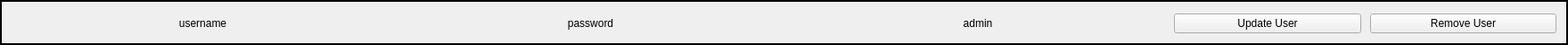
<?xml version="1.0" encoding="UTF-8"?>
<ui version="4.0">
 <class>Form</class>
 <widget class="QWidget" name="Form">
  <property name="geometry">
   <rect>
    <x>0</x>
    <y>0</y>
    <width>1759</width>
    <height>50</height>
   </rect>
  </property>
  <property name="windowTitle">
   <string>Form</string>
  </property>
  <widget class="QGroupBox" name="userDescriptionBox">
   <property name="geometry">
    <rect>
     <x>0</x>
     <y>0</y>
     <width>1759</width>
     <height>50</height>
    </rect>
   </property>
   <property name="styleSheet">
    <string notr="true">#userDescriptionBox{
	border: 2px solid black;
	padding: 0;
	margin: 0;
}</string>
   </property>
   <layout class="QHBoxLayout" name="horizontalLayout_2">
    <property name="leftMargin">
     <number>10</number>
    </property>
    <property name="topMargin">
     <number>0</number>
    </property>
    <property name="rightMargin">
     <number>10</number>
    </property>
    <property name="bottomMargin">
     <number>0</number>
    </property>
    <item>
     <widget class="QLabel" name="userName">
      <property name="text">
       <string>&lt;html&gt;&lt;head/&gt;&lt;body&gt;&lt;p align=&quot;center&quot;&gt;username&lt;/p&gt;&lt;/body&gt;&lt;/html&gt;</string>
      </property>
     </widget>
    </item>
    <item>
     <widget class="QLabel" name="userPassword">
      <property name="text">
       <string>&lt;html&gt;&lt;head/&gt;&lt;body&gt;&lt;p align=&quot;center&quot;&gt;password&lt;/p&gt;&lt;/body&gt;&lt;/html&gt;</string>
      </property>
     </widget>
    </item>
    <item>
     <widget class="QLabel" name="userType">
      <property name="text">
       <string>&lt;html&gt;&lt;head/&gt;&lt;body&gt;&lt;p align=&quot;center&quot;&gt;admin&lt;/p&gt;&lt;/body&gt;&lt;/html&gt;</string>
      </property>
     </widget>
    </item>
    <item>
     <layout class="QHBoxLayout" name="horizontalLayout_3">
      <property name="spacing">
       <number>10</number>
      </property>
      <item>
       <widget class="QPushButton" name="updateUser">
        <property name="text">
         <string>Update User</string>
        </property>
       </widget>
      </item>
      <item>
       <widget class="QPushButton" name="removeUser">
        <property name="text">
         <string>Remove User</string>
        </property>
       </widget>
      </item>
     </layout>
    </item>
   </layout>
  </widget>
 </widget>
 <resources/>
 <connections/>
</ui>
